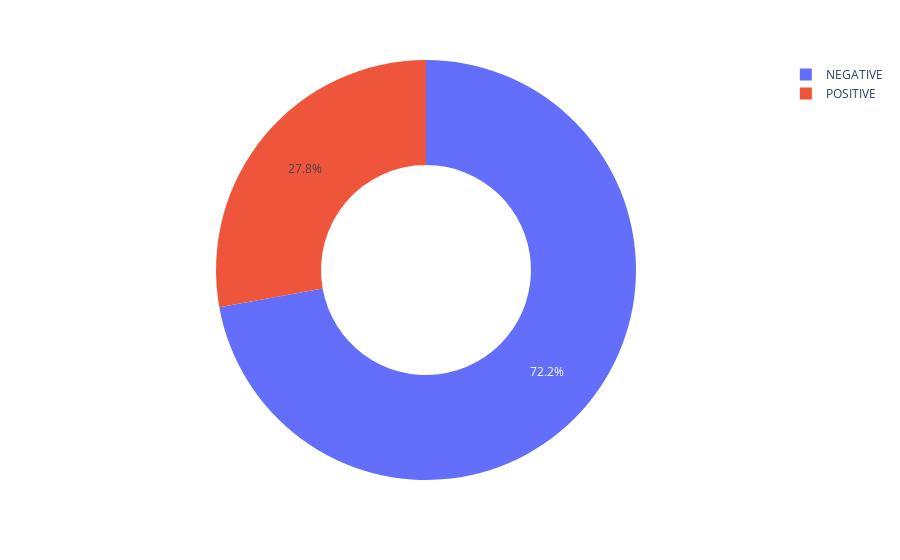

Notebook cell for this chart:
### Code cell
px.pie(data_frame=df1, values='rating', names='sentiment', hole=0.5)

### Figure 1 — Plotly figure (JSON) as saved in the notebook; plotly's stock layout.template omitted (floating-point values rounded to 4 significant figures)
{"data": [{"domain": {"x": [0, 1], "y": [0, 1]}, "hole": 0.5, "hovertemplate": "sentiment=%{label}<br>rating=%{value}<extra></extra>", "labels": ["NEGATIVE", "POSITIVE"], "legendgroup": "", "name": "", "showlegend": true, "type": "pie", "values": [0.7217, 0.2783]}], "layout": {"autosize": true, "legend": {"tracegroupgap": 0}, "margin": {"t": 60}}}
